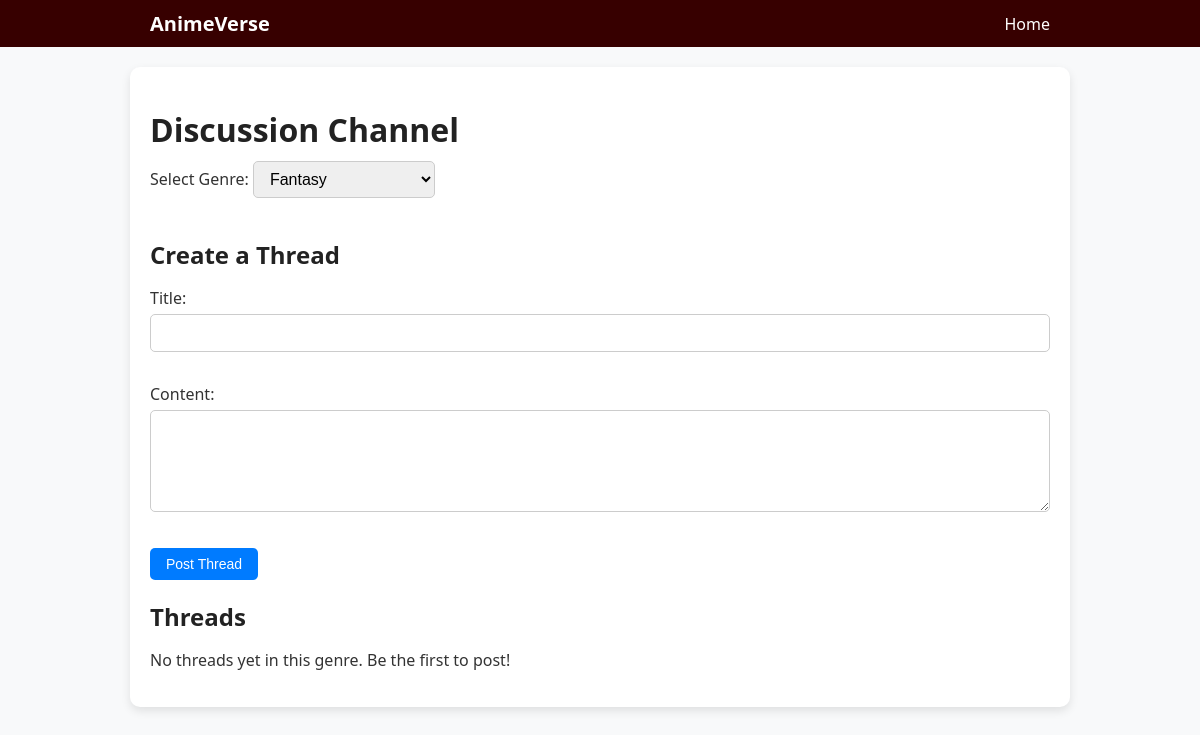
The page /controller/discussioncontroller.php?genre_id=4 (signed in) on the database as committed earlier.
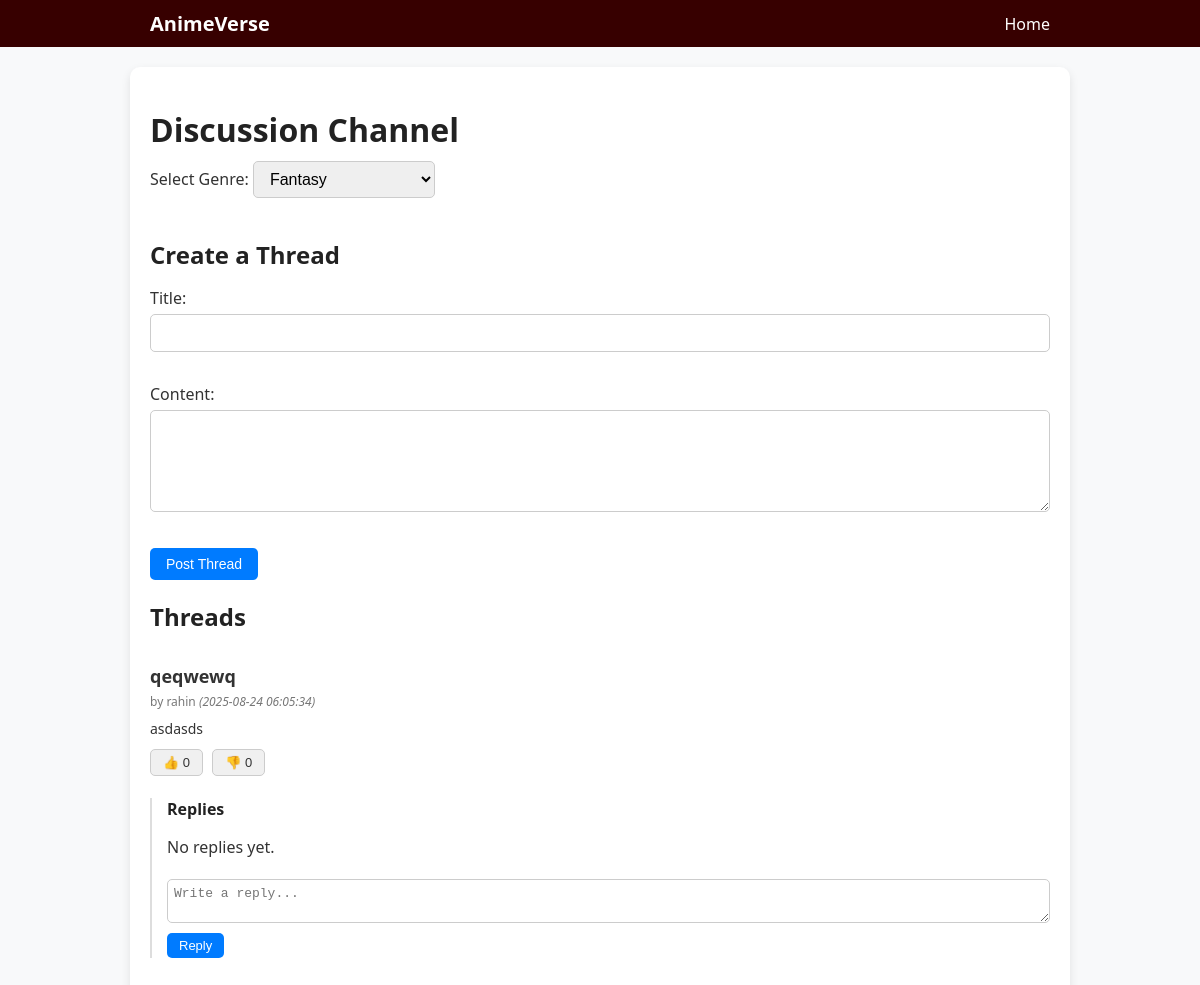
The same page on the database as committed later.
### tables this page shows
CREATE TABLE `genre_discussions` (
  `discussion_id` int(11) NOT NULL,
  `genre_id` int(11) DEFAULT NULL,
  `user_id` int(11) DEFAULT NULL,
  `title` varchar(150) DEFAULT NULL,
  `content` text DEFAULT NULL,
  `posted_at` timestamp NOT NULL DEFAULT current_timestamp()
);

CREATE TABLE `users` (
  `user_id` int(11) NOT NULL,
  `username` varchar(50) NOT NULL,
  `email` varchar(100) NOT NULL,
  `password_hash` varchar(255) NOT NULL,
  `profile_picture` varchar(255) DEFAULT NULL,
  `level` int(11) DEFAULT 1,
  `badge` varchar(100) DEFAULT NULL,
  `bio` text DEFAULT NULL,
  `created_at` timestamp NOT NULL DEFAULT current_timestamp(),
  `is_active` tinyint(1) DEFAULT 1
);

### controller/discussioncontroller.php (called while the page is built, shortened)
<?php
require_once __DIR__ . '/../db.php';
require_once __DIR__ . '/../model/discussionmodel.php';
$discussionModel = new DiscussionModel($pdo);
$selected_genre = isset($_GET['genre_id']) ? intval($_GET['genre_id']) : 0;
$threads = [];
if ($selected_genre > 0) {
    $threads = $discussionModel->getThreadsByGenre($selected_genre);
}
require __DIR__ . '/../view/discussionview.php';

### model/discussionmodel.php (called while the page is built, shortened)
<?php
class DiscussionModel {
    private $pdo;
    public function __construct($pdo) {
        $this->pdo = $pdo;
    }
    public function getThreadsByGenre($genre_id) {
        $stmt = $this->pdo->prepare("
            SELECT gd.*, u.username,
                   (SELECT COUNT(*) FROM thread_likes tl WHERE tl.discussion_id = gd.discussion_id AND is_like = 1) AS likes,
                   (SELECT COUNT(*) FROM thread_likes tl WHERE tl.discussion_id = gd.discussion_id AND is_like = 0) AS dislikes
            FROM genre_discussions gd
            JOIN users u ON gd.user_id = u.user_id
            WHERE gd.genre_id = ?
            ORDER BY gd.posted_at DESC
        ");
        $stmt->execute([$genre_id]);
        return $stmt->fetchAll(PDO::FETCH_ASSOC);
    }
}

### view/discussionview.php (the view, shortened to what the changed rows need)
<!DOCTYPE html>
<html lang="en">
<head>
    <link rel="stylesheet" href="/animeverse/css/discussion.css">
</head>
<body>
<div class="container">
    <h1>Discussion Channel</h1>
    <form method="get">
        <label for="genre">Select Genre:</label>
        <select name="genre_id" id="genre" onchange="this.form.submit()">
        </select>
    </form>
    <?php if ($selected_genre > 0): ?>
        <h2>Create a Thread</h2>
        <form method="post">
            <p>
                <label for="title">Title:</label><br>
            </p>
            <p>
                <label for="content">Content:</label><br>
            </p>
            <button type="submit">Post Thread</button>
        </form>
        <h2>Threads</h2>
        <?php if (!empty($threads)): ?>
            <ul class="thread-list">
                <?php foreach ($threads as $thread): ?>
                    <li class="thread-item">
                        <div class="thread-title"><?= htmlspecialchars($thread['title']) ?></div>
                        <div class="thread-meta">
                            by <?= htmlspecialchars($thread['username']) ?>
                            <em>(<?= $thread['posted_at'] ?>)</em>
                        </div>
                        <div class="thread-content"><?= nl2br(htmlspecialchars($thread['content'])) ?></div>
                        <form method="post" class="like-form">
                            <button type="submit" name="is_like" value="1">👍 <?= $thread['likes'] ?? 0 ?></button>
                            <button type="submit" name="is_like" value="0">👎 <?= $thread['dislikes'] ?? 0 ?></button>
                        </form>
                        <div class="replies">
                            <h4>Replies</h4>
                            <?php
                                $replies = $discussionModel->getReplies($thread['discussion_id']);
                                if (!empty($replies)):
                            ?>
                                <ul>
                                    <?php foreach ($replies as $reply): ?>
                                        <li>
                                            <strong><?= htmlspecialchars($reply['username']) ?></strong>:
                                            <?= nl2br(htmlspecialchars($reply['content'])) ?>
                                            <em>(<?= $reply['replied_at'] ?>)</em>
                                        </li>
                                    <?php endforeach; ?>
                                </ul>
                            <?php else: ?>
                                <p>No replies yet.</p>
                            <?php endif; ?>
                            <form method="post" class="reply-form">
                                <textarea name="reply_content" rows="2" placeholder="Write a reply..." required></textarea>
                                <button type="submit">Reply</button>
                            </form>
                        </div>
                    </li>
                <?php endforeach; ?>
            </ul>
        <?php else: ?>
            <p>No threads yet in this genre. Be the first to post!</p>
        <?php endif; ?>
    <?php endif; ?>
</div>
</body>
</html>

Rows that differ between the two databases and show on the page:
added genre_discussions: title "qeqwewq", user.username "rahin", posted_at "2025-08-24 06:05:34", content "asdasds", likes "0", dislikes "0"
Other text that changed with them:
text no longer shown: "No threads yet in this genre. Be the first to post!"
